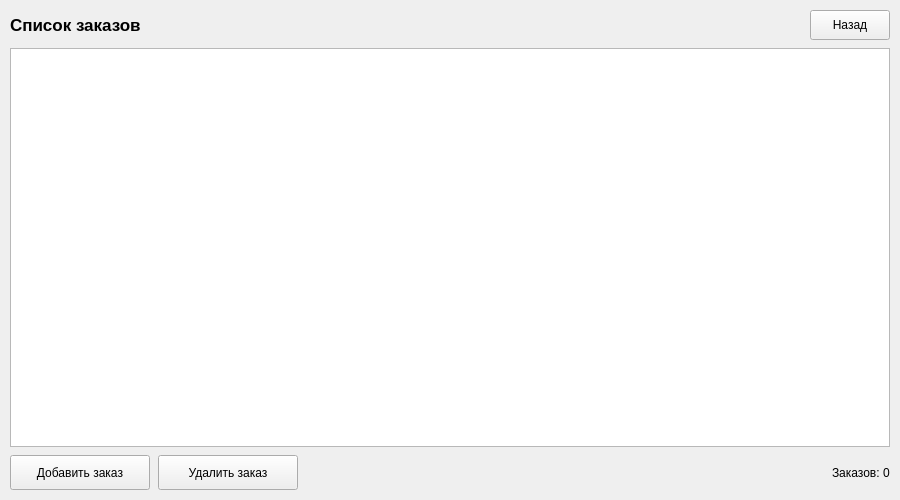
<?xml version="1.0" encoding="UTF-8"?>
<ui version="4.0">
 <class>OrdersWindow</class>
 <widget class="QWidget" name="OrdersWindow">
  <property name="geometry">
   <rect><x>0</x><y>0</y><width>900</width><height>500</height></rect>
  </property>
  <property name="windowTitle">
   <string>Заказы</string>
  </property>
  <property name="minimumSize">
   <size><width>750</width><height>400</height></size>
  </property>
  <layout class="QVBoxLayout" name="main_layout">
   <property name="spacing"><number>8</number></property>
   <property name="leftMargin"><number>10</number></property>
   <property name="topMargin"><number>10</number></property>
   <property name="rightMargin"><number>10</number></property>
   <property name="bottomMargin"><number>10</number></property>
   <!-- Top bar -->
   <item>
    <layout class="QHBoxLayout" name="top_bar_layout">
     <item>
      <widget class="QLabel" name="title_label">
       <property name="text"><string>Список заказов</string></property>
       <property name="font">
        <font><pointsize>13</pointsize><bold>true</bold></font>
       </property>
      </widget>
     </item>
     <item>
      <spacer name="top_spacer">
       <property name="orientation"><enum>Qt::Horizontal</enum></property>
       <property name="sizeHint" stdset="0">
        <size><width>40</width><height>20</height></size>
       </property>
      </spacer>
     </item>
     <item>
      <widget class="QPushButton" name="back_button">
       <property name="text"><string>Назад</string></property>
       <property name="minimumSize">
        <size><width>80</width><height>30</height></size>
       </property>
      </widget>
     </item>
    </layout>
   </item>
   <!-- Orders table -->
   <item>
    <widget class="QTableWidget" name="orders_table">
     <property name="editTriggers">
      <set>QAbstractItemView::NoEditTriggers</set>
     </property>
     <property name="selectionBehavior">
      <enum>QAbstractItemView::SelectRows</enum>
     </property>
     <property name="selectionMode">
      <enum>QAbstractItemView::SingleSelection</enum>
     </property>
    </widget>
   </item>
   <!-- Bottom bar -->
   <item>
    <layout class="QHBoxLayout" name="bottom_bar_layout">
     <item>
      <widget class="QPushButton" name="add_order_button">
       <property name="text"><string>Добавить заказ</string></property>
       <property name="minimumSize">
        <size><width>140</width><height>35</height></size>
       </property>
      </widget>
     </item>
     <item>
      <widget class="QPushButton" name="delete_order_button">
       <property name="text"><string>Удалить заказ</string></property>
       <property name="minimumSize">
        <size><width>140</width><height>35</height></size>
       </property>
      </widget>
     </item>
     <item>
      <spacer name="bottom_spacer">
       <property name="orientation"><enum>Qt::Horizontal</enum></property>
       <property name="sizeHint" stdset="0">
        <size><width>40</width><height>20</height></size>
       </property>
      </spacer>
     </item>
     <item>
      <widget class="QLabel" name="count_label">
       <property name="text"><string>Заказов: 0</string></property>
      </widget>
     </item>
    </layout>
   </item>
  </layout>
 </widget>
 <resources/>
 <connections/>
</ui>
